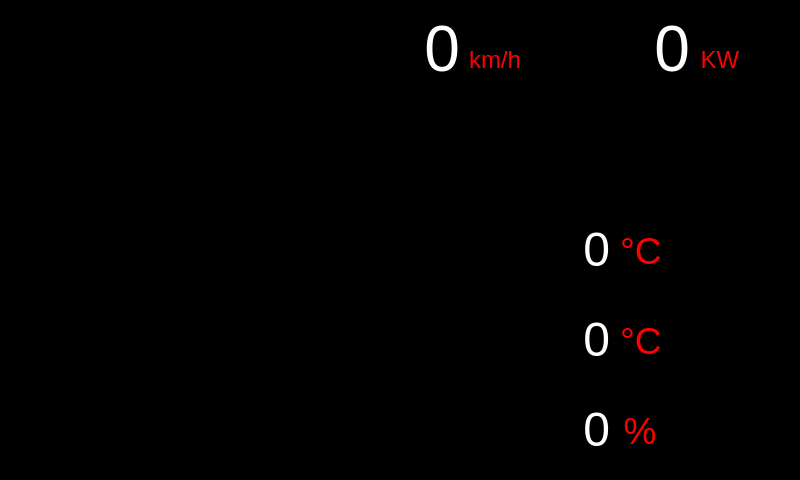
<?xml version="1.0" encoding="UTF-8"?>
<ui version="4.0">
 <class>SportMode</class>
 <widget class="QMainWindow" name="SportMode">
  <property name="geometry">
   <rect>
    <x>0</x>
    <y>0</y>
    <width>800</width>
    <height>480</height>
   </rect>
  </property>
  <property name="windowTitle">
   <string>MainWindow</string>
  </property>
  <property name="styleSheet">
   <string notr="true">background-color: rgb(0, 0, 0);</string>
  </property>
  <widget class="QWidget" name="centralwidget">
   <widget class="PowerProgressBarSport" name="powerProgressBar" native="true">
    <property name="geometry">
     <rect>
      <x>0</x>
      <y>100</y>
      <width>800</width>
      <height>380</height>
     </rect>
    </property>
    <property name="styleSheet">
     <string notr="true"/>
    </property>
    <widget class="QLabel" name="positionLightsIndicator">
     <property name="geometry">
      <rect>
       <x>100</x>
       <y>240</y>
       <width>90</width>
       <height>70</height>
      </rect>
     </property>
     <property name="styleSheet">
      <string notr="true">background-color: rgb(0, 0, 0);</string>
     </property>
     <property name="text">
      <string/>
     </property>
    </widget>
    <widget class="QLabel" name="lowbeamLightsIndicator">
     <property name="geometry">
      <rect>
       <x>220</x>
       <y>240</y>
       <width>70</width>
       <height>70</height>
      </rect>
     </property>
     <property name="styleSheet">
      <string notr="true">background-color: rgb(0, 0, 0);</string>
     </property>
     <property name="text">
      <string/>
     </property>
    </widget>
    <widget class="QLabel" name="highbeamLightsIndicator">
     <property name="geometry">
      <rect>
       <x>320</x>
       <y>240</y>
       <width>70</width>
       <height>70</height>
      </rect>
     </property>
     <property name="styleSheet">
      <string notr="true">background-color: rgb(0, 0, 0);</string>
     </property>
     <property name="text">
      <string/>
     </property>
    </widget>
    <widget class="QLabel" name="batteryTemperatureIcon">
     <property name="geometry">
      <rect>
       <x>680</x>
       <y>110</y>
       <width>80</width>
       <height>80</height>
      </rect>
     </property>
     <property name="styleSheet">
      <string notr="true">background-color: rgb(0, 0, 0);</string>
     </property>
     <property name="text">
      <string/>
     </property>
    </widget>
    <widget class="QLabel" name="engineTemperatureIcon">
     <property name="geometry">
      <rect>
       <x>680</x>
       <y>200</y>
       <width>80</width>
       <height>80</height>
      </rect>
     </property>
     <property name="styleSheet">
      <string notr="true">background-color: rgb(0, 0, 0);</string>
     </property>
     <property name="text">
      <string/>
     </property>
    </widget>
    <widget class="QLabel" name="batteryTemperatureUnit">
     <property name="geometry">
      <rect>
       <x>620</x>
       <y>130</y>
       <width>40</width>
       <height>40</height>
      </rect>
     </property>
     <property name="text">
      <string>&lt;html&gt;&lt;head/&gt;&lt;body&gt;&lt;p align=&quot;center&quot;&gt;&lt;span style=&quot; font-size:28pt; color:#ff0000;&quot;&gt;°C&lt;/span&gt;&lt;/p&gt;&lt;/body&gt;&lt;/html&gt;</string>
     </property>
    </widget>
    <widget class="QLabel" name="engineTemperatureUnit">
     <property name="geometry">
      <rect>
       <x>620</x>
       <y>220</y>
       <width>40</width>
       <height>40</height>
      </rect>
     </property>
     <property name="text">
      <string>&lt;html&gt;&lt;head/&gt;&lt;body&gt;&lt;p align=&quot;center&quot;&gt;&lt;span style=&quot; font-size:28pt; color:#ff0000;&quot;&gt;°C&lt;/span&gt;&lt;/p&gt;&lt;/body&gt;&lt;/html&gt;</string>
     </property>
    </widget>
    <widget class="QLabel" name="batteryTemperatureIndicator">
     <property name="geometry">
      <rect>
       <x>530</x>
       <y>120</y>
       <width>80</width>
       <height>60</height>
      </rect>
     </property>
     <property name="font">
      <font>
       <pointsize>36</pointsize>
      </font>
     </property>
     <property name="styleSheet">
      <string notr="true">color: rgb(255, 255, 255);</string>
     </property>
     <property name="text">
      <string>&lt;html&gt;&lt;head/&gt;&lt;body&gt;&lt;p align=&quot;right&quot;&gt;&lt;span style=&quot; font-size:36pt; color:#ffffff;&quot;&gt;0&lt;/span&gt;&lt;/p&gt;&lt;/body&gt;&lt;/html&gt;</string>
     </property>
     <property name="alignment">
      <set>Qt::AlignRight|Qt::AlignTrailing|Qt::AlignVCenter</set>
     </property>
    </widget>
    <widget class="QLabel" name="engineTemperatureIndicator">
     <property name="geometry">
      <rect>
       <x>530</x>
       <y>210</y>
       <width>80</width>
       <height>60</height>
      </rect>
     </property>
     <property name="font">
      <font>
       <pointsize>36</pointsize>
      </font>
     </property>
     <property name="styleSheet">
      <string notr="true">color: rgb(255, 255, 255);</string>
     </property>
     <property name="text">
      <string>&lt;html&gt;&lt;head/&gt;&lt;body&gt;&lt;p align=&quot;right&quot;&gt;&lt;span style=&quot; font-size:36pt; color:#ffffff;&quot;&gt;0&lt;/span&gt;&lt;/p&gt;&lt;/body&gt;&lt;/html&gt;</string>
     </property>
     <property name="alignment">
      <set>Qt::AlignRight|Qt::AlignTrailing|Qt::AlignVCenter</set>
     </property>
    </widget>
    <widget class="QLabel" name="cautionIndicator">
     <property name="geometry">
      <rect>
       <x>110</x>
       <y>-10</y>
       <width>100</width>
       <height>100</height>
      </rect>
     </property>
     <property name="styleSheet">
      <string notr="true">background-color: rgb(0, 0, 0);</string>
     </property>
     <property name="text">
      <string/>
     </property>
    </widget>
    <widget class="QLabel" name="batteryIndicator">
     <property name="geometry">
      <rect>
       <x>530</x>
       <y>300</y>
       <width>80</width>
       <height>60</height>
      </rect>
     </property>
     <property name="font">
      <font>
       <pointsize>36</pointsize>
      </font>
     </property>
     <property name="styleSheet">
      <string notr="true">color: rgb(255, 255, 255);</string>
     </property>
     <property name="text">
      <string>&lt;html&gt;&lt;head/&gt;&lt;body&gt;&lt;p align=&quot;right&quot;&gt;&lt;span style=&quot; font-size:36pt; color:#ffffff;&quot;&gt;0&lt;/span&gt;&lt;/p&gt;&lt;/body&gt;&lt;/html&gt;</string>
     </property>
     <property name="alignment">
      <set>Qt::AlignRight|Qt::AlignTrailing|Qt::AlignVCenter</set>
     </property>
    </widget>
    <widget class="QLabel" name="batteryLevelUnit">
     <property name="geometry">
      <rect>
       <x>620</x>
       <y>310</y>
       <width>40</width>
       <height>40</height>
      </rect>
     </property>
     <property name="text">
      <string>&lt;html&gt;&lt;head/&gt;&lt;body&gt;&lt;p align=&quot;center&quot;&gt;&lt;span style=&quot; font-size:28pt; color:#ff0000;&quot;&gt;%&lt;/span&gt;&lt;/p&gt;&lt;/body&gt;&lt;/html&gt;</string>
     </property>
    </widget>
    <widget class="QLabel" name="batteryIcon">
     <property name="geometry">
      <rect>
       <x>680</x>
       <y>290</y>
       <width>80</width>
       <height>80</height>
      </rect>
     </property>
     <property name="styleSheet">
      <string notr="true">background-color: rgb(0, 0, 0);</string>
     </property>
     <property name="text">
      <string/>
     </property>
    </widget>
   </widget>
   <widget class="QLabel" name="speedIndicator">
    <property name="geometry">
     <rect>
      <x>340</x>
      <y>10</y>
      <width>120</width>
      <height>80</height>
     </rect>
    </property>
    <property name="font">
     <font>
      <pointsize>48</pointsize>
     </font>
    </property>
    <property name="layoutDirection">
     <enum>Qt::LeftToRight</enum>
    </property>
    <property name="styleSheet">
     <string notr="true">background-color: rgb(0, 0, 0);
color: rgb(255, 255, 255);</string>
    </property>
    <property name="text">
     <string>&lt;html&gt;&lt;head/&gt;&lt;body&gt;&lt;p align=&quot;right&quot;&gt;&lt;span style=&quot; font-size:48pt; color:#ffffff;&quot;&gt;0&lt;/span&gt;&lt;/p&gt;&lt;/body&gt;&lt;/html&gt;</string>
    </property>
    <property name="alignment">
     <set>Qt::AlignRight|Qt::AlignTrailing|Qt::AlignVCenter</set>
    </property>
   </widget>
   <widget class="QLabel" name="speedUnit">
    <property name="geometry">
     <rect>
      <x>460</x>
      <y>40</y>
      <width>70</width>
      <height>41</height>
     </rect>
    </property>
    <property name="styleSheet">
     <string notr="true">background-color: rgb(0, 0, 0);</string>
    </property>
    <property name="text">
     <string>&lt;html&gt;&lt;head/&gt;&lt;body&gt;&lt;p align=&quot;center&quot;&gt;&lt;span style=&quot; font-size:18pt; color:#ff0000;&quot;&gt;km/h&lt;/span&gt;&lt;/p&gt;&lt;/body&gt;&lt;/html&gt;</string>
    </property>
   </widget>
   <widget class="QLabel" name="powerIndicator">
    <property name="geometry">
     <rect>
      <x>570</x>
      <y>10</y>
      <width>120</width>
      <height>80</height>
     </rect>
    </property>
    <property name="font">
     <font>
      <pointsize>48</pointsize>
     </font>
    </property>
    <property name="styleSheet">
     <string notr="true">background-color: rgb(0, 0, 0);
color: rgb(255, 255, 255);</string>
    </property>
    <property name="text">
     <string>&lt;html&gt;&lt;head/&gt;&lt;body&gt;&lt;p align=&quot;right&quot;&gt;&lt;span style=&quot; font-size:48pt; color:#ffffff;&quot;&gt;0&lt;/span&gt;&lt;/p&gt;&lt;/body&gt;&lt;/html&gt;</string>
    </property>
    <property name="alignment">
     <set>Qt::AlignRight|Qt::AlignTrailing|Qt::AlignVCenter</set>
    </property>
   </widget>
   <widget class="QLabel" name="powerUnit">
    <property name="geometry">
     <rect>
      <x>690</x>
      <y>45</y>
      <width>60</width>
      <height>31</height>
     </rect>
    </property>
    <property name="styleSheet">
     <string notr="true">background-color: rgb(0, 0, 0);</string>
    </property>
    <property name="text">
     <string>&lt;html&gt;&lt;head/&gt;&lt;body&gt;&lt;p align=&quot;center&quot;&gt;&lt;span style=&quot; font-size:18pt; color:#ff0000;&quot;&gt;KW&lt;/span&gt;&lt;/p&gt;&lt;/body&gt;&lt;/html&gt;</string>
    </property>
   </widget>
   <widget class="QLabel" name="leftDirection">
    <property name="geometry">
     <rect>
      <x>60</x>
      <y>10</y>
      <width>70</width>
      <height>70</height>
     </rect>
    </property>
    <property name="styleSheet">
     <string notr="true">background-color: rgb(0, 0, 0);</string>
    </property>
    <property name="text">
     <string/>
    </property>
   </widget>
   <widget class="QLabel" name="rightDirection">
    <property name="geometry">
     <rect>
      <x>190</x>
      <y>10</y>
      <width>70</width>
      <height>70</height>
     </rect>
    </property>
    <property name="styleSheet">
     <string notr="true">background-color: rgb(0, 0, 0);</string>
    </property>
    <property name="text">
     <string/>
    </property>
   </widget>
  </widget>
 </widget>
 <customwidgets>
  <customwidget>
   <class>PowerProgressBarSport</class>
   <extends>QWidget</extends>
   <header location="global">powerprogressbarsport.h</header>
   <container>1</container>
  </customwidget>
 </customwidgets>
 <resources/>
 <connections/>
</ui>
